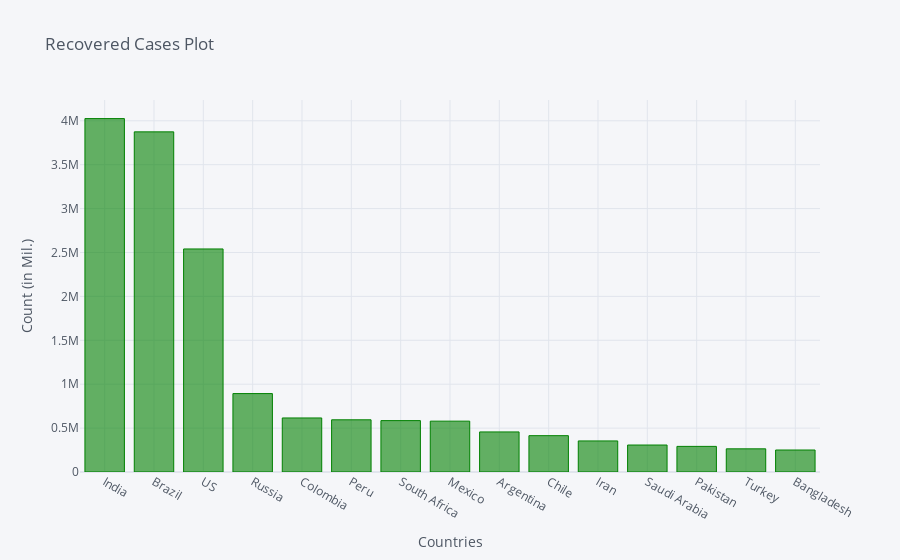

The notebook cell saved with this chart:
### Code cell
recovered_df2_plot.iplot(kind='bar', x='Country/Region', y='9/17/20',color='green',
                         title='Recovered Cases Plot',xTitle='Countries',yTitle='Count (in Mil.)')

### Figure 1 — Plotly figure (JSON) as saved in the notebook; plotly's stock layout.template omitted (floating-point values rounded to 4 significant figures)
{"data": [{"marker": {"color": "rgba(0, 128, 0, 0.6)", "line": {"color": "rgba(0, 128, 0, 1.0)", "width": 1}}, "name": "9/17/20", "orientation": "v", "text": "", "type": "bar", "x": ["India", "Brazil", "US", "Russia", "Colombia", "Peru", "South Africa", "Mexico", "Argentina", "Chile", "Iran", "Saudi Arabia", "Pakistan", "Turkey", "Bangladesh"], "y": [4025079, 3873934, 2540334, 893145, 615457, 594513, 585303, 579145, 456347, 413928, 353848, 307207, 291683, 263745, 250412]}], "layout": {"legend": {"bgcolor": "#F5F6F9", "font": {"color": "#4D5663"}}, "paper_bgcolor": "#F5F6F9", "plot_bgcolor": "#F5F6F9", "title": {"font": {"color": "#4D5663"}, "text": "Recovered Cases Plot"}, "xaxis": {"gridcolor": "#E1E5ED", "showgrid": true, "tickfont": {"color": "#4D5663"}, "title": {"font": {"color": "#4D5663"}, "text": "Countries"}, "zerolinecolor": "#E1E5ED"}, "yaxis": {"gridcolor": "#E1E5ED", "showgrid": true, "tickfont": {"color": "#4D5663"}, "title": {"font": {"color": "#4D5663"}, "text": "Count (in Mil.)"}, "zerolinecolor": "#E1E5ED"}}}
